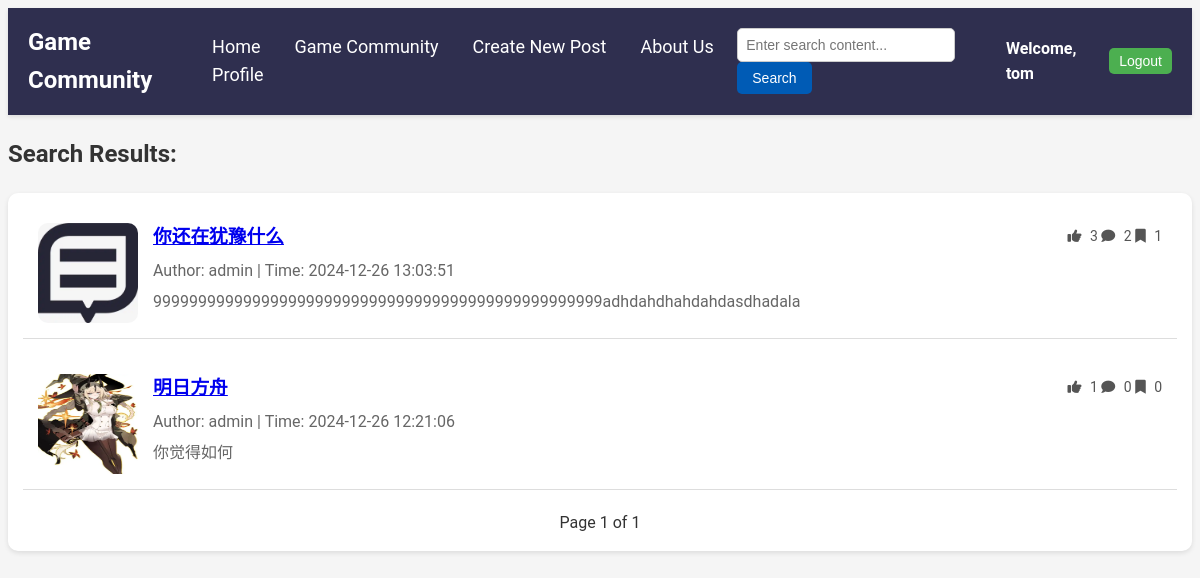
Screenshot of /search_results.php (signed in) with the database file from the repository.
### tables this page shows
CREATE TABLE `posts` (
  `id` int NOT NULL AUTO_INCREMENT,
  `user_id` int DEFAULT NULL,
  `title` varchar(255) NOT NULL,
  `content` text NOT NULL,
  `created_at` timestamp NULL DEFAULT CURRENT_TIMESTAMP,
  `image` varchar(255) DEFAULT NULL,
  PRIMARY KEY (`id`),
  KEY `user_id` (`user_id`)
);

CREATE TABLE `users` (
  `id` int NOT NULL AUTO_INCREMENT,
  `username` varchar(50) NOT NULL,
  `password` varchar(255) NOT NULL,
  `phone` varchar(20) DEFAULT NULL,
  `address` varchar(255) DEFAULT NULL,
  PRIMARY KEY (`id`)
);

### user.php (called while the page is built, shortened)
<?php
$isLoggedIn = isset($_SESSION['user_id']);
?>

### search_results.php (the view, shortened to what this page needs)
<?php
include('user.php');
$searchKeyword = isset($_GET['search']) ? trim($_GET['search']) : '';
$postsPerPage = 3;
$page = isset($_GET['forum_page']) ? (int) $_GET['forum_page'] : 1;
$offset = ($page - 1) * $postsPerPage;
$sql = "SELECT posts.*, users.username,
           (SELECT COUNT(*) FROM likes WHERE post_id = posts.id) AS like_count,
           (SELECT COUNT(*) FROM comments WHERE post_id = posts.id) AS comment_count,
           (SELECT COUNT(*) FROM bookmarks WHERE post_id = posts.id) AS bookmark_count
        FROM posts
        JOIN users ON posts.user_id = users.id";
$sql .= " ORDER BY posts.created_at DESC LIMIT :limit OFFSET :offset";
$stmt = $pdo->prepare($sql);
$stmt->bindParam(':limit', $postsPerPage, PDO::PARAM_INT);
$stmt->bindParam(':offset', $offset, PDO::PARAM_INT);
$stmt->execute();
$posts = $stmt->fetchAll();
if ($searchKeyword) {
    $stmt = $pdo->prepare("SELECT COUNT(*) FROM posts WHERE title LIKE :search OR content LIKE :search");
    $stmt->bindParam(':search', $searchTerm, PDO::PARAM_STR);
    $stmt->execute();
} else {
    $stmt = $pdo->prepare("SELECT COUNT(*) FROM posts");
    $stmt->execute();
}
$totalPosts = $stmt->fetchColumn();
$totalPages = ceil($totalPosts / $postsPerPage);
?>
<!DOCTYPE html>
<html lang="en">
<head>
    <link rel="stylesheet" href="./css/forum_home.css">
    <link rel="stylesheet" href="https://cdnjs.cloudflare.com/ajax/libs/font-awesome/6.0.0-beta3/css/all.min.css">
</head>
<body>
    <div class="navbar">
        <div class="logo">
            <a href="#">Game Community</a>
        </div>
        <div class="menu">
            <a href="./index.php">Home</a>
            <a href="./home.php">Game Community</a>
            <a href="./create_post.php">Create New Post</a>
            <a href="./about.php">About Us</a>
            <?php if ($isLoggedIn): ?>
                <a href="profile.php">Profile</a>
                <?php endif; ?>
        </div>
        <div class="search">
            <div class="search">
                <form action="search_results.php" method="get">
                    <label>
                        <input type="text" name="search" placeholder="Enter search content..."
                            value="<?php echo isset($_GET['search']) ? htmlspecialchars($_GET['search']) : ''; ?>">
                        <button type="submit">Search</button>
                    </label>
                </form>
            </div>
            <div class="auth-buttons">
                <?php if ($isLoggedIn): ?>
                    <span class="username">Welcome, <?php echo htmlspecialchars($_SESSION['username']); ?></span>
                    <button id="btn-logout" onclick="location.href='logout.php'">Logout</button>
                <?php else: ?>
                    <button id="btn-login" onclick="location.href='login.php'">Login</button>
                    <button id="btn-register" onclick="location.href='register.php'">Register</button>
                <?php endif; ?>
            </div>
        </div>
    </div>
    <h2>Search Results: <?php echo htmlspecialchars($searchKeyword); ?></h2>
    <section class="post-list">
        <?php if (empty($posts)): ?>
            <p>No posts found matching the criteria.</p>
        <?php else: ?>
            <?php foreach ($posts as $post): ?>
                <div class="post">
                    <?php if ($post['image']): ?>
                        <img src="<?php echo htmlspecialchars($post['image']); ?>" alt="Post Image" class="post-image">
                    <?php else: ?>
                        <img src="images/default.jpg" alt="Default Image" class="post-image">
                    <?php endif; ?>
                    <div class="post-details">
                        <h3>
                            <a href="post_detail.php?id=<?php echo $post['id']; ?>"><?php echo htmlspecialchars($post['title']); ?></a>
                        </h3>
                        <p>Author: <?php echo htmlspecialchars($post['username']); ?> | Time: <?php echo $post['created_at']; ?></p>
                        <p class="post-content"><?php echo nl2br(htmlspecialchars($post['content'])); ?></p>
                    </div>
                    <div class="post-stats">
                        <span class="like-count">
                            <i class="fas fa-thumbs-up"></i> <?php echo $post['like_count']; ?>
                        </span>
                        <span class="comment-count">
                            <i class="fas fa-comment"></i> <?php echo $post['comment_count']; ?>
                        </span>
                        <span class="bookmark-count">
                            <i class="fas fa-bookmark"></i> <?php echo $post['bookmark_count']; ?>
                        </span>
                    </div>
                </div>
            <?php endforeach; ?>
        <?php endif; ?>
        <div class="pagination">
            <span>Page <?php echo $page; ?> of <?php echo $totalPages; ?></span>
        </div>
    </section>
</body>
</html>

### css/forum_home.css (style rules this page uses)
body { font-family: 'Roboto', sans-serif; line-height: 1.6; color: #333; background-color: #f5f5f5; background-image: url('../images/background.jpg'); background-size: cover; background-position: center center; background-attachment: fixed; }
.navbar { display: flex; justify-content: space-between; align-items: center; padding: 15px 20px; background-color: #2f2f4f; box-shadow: 0 2px 4px rgba(0, 0, 0, 0.1); }
.navbar .logo a { font-size: 24px; font-weight: bold; color: #fff; text-decoration: none; }
.navbar .menu a { font-size: 18px; color: #fff; text-decoration: none; margin: 0 15px; transition: color 0.3s ease; }
.navbar .search { display: flex; align-items: center; justify-content: flex-start; gap: 10px; }
.navbar .search input { padding: 8px; border: 1px solid #ccc; border-radius: 5px; font-size: 14px; width: 200px; }
.navbar .search button { padding: 8px 15px; background-color: #005bb5; color: white; border: none; border-radius: 5px; font-size: 14px; cursor: pointer; transition: background-color 0.3s; }
.navbar .auth-buttons { display: flex; align-items: center; gap: 10px; }
.navbar .auth-buttons button { padding: 5px 10px; background-color: #4CAF50; color: white; border: none; border-radius: 5px; font-size: 14px; cursor: pointer; transition: background-color 0.3s; }
.navbar .auth-buttons .username { color: white; font-weight: bold; margin-right: 15px; }
.post-list { background-color: #fff; padding: 15px; border-radius: 10px; box-shadow: 0 2px 5px rgba(0, 0, 0, 0.1); margin-bottom: 20px; margin-top: 20px; }
.post { display: flex; margin-bottom: 15px; }
.post img { width: 100px; height: 100px; border-radius: 10px; margin-right: 15px; }
.post-details h3 { margin: 0; }
.post-details p { margin: 5px 0 0; color: #666; }
.search { display: flex; align-items: center; gap: 10px; }
.auth-buttons button { padding: 5px 10px; background-color: #0078d7; color: white; border: none; border-radius: 5px; cursor: pointer; transition: background-color 0.3s; }
.pagination { display: flex; justify-content: center; align-items: center; margin-top: 20px; }
.pagination span { display: flex; align-items: center; justify-content: center; font-size: 1rem; }
.post { display: flex; justify-content: space-between; align-items: flex-start; margin-bottom: 20px; padding: 15px; border-bottom: 1px solid #ddd; }
.post-details { flex: 1; margin-right: 20px; }
.post-stats { flex-direction: column; justify-content: flex-start; align-items: flex-end; text-align: right; }
.post-stats span { margin-bottom: 10px; font-size: 14px; color: #555; }
.post-stats i { margin-right: 5px; }
.like-count { color: #007bff; }
.comment-count { color: #28a745; }
.bookmark-count { color: #ffc107; }
.post-image { max-width: 150px; height: auto; margin-right: 15px; }

### rows the page displays
posts: title "你还在犹豫什么", user.username "admin", created_at "2024-12-26 13:03:51", content "99999999999999999999999999999999999999999999999999adhdahdhahdahdasdhadala", like_count "3", comment_count "2", bookmark_count "1"
posts: image (picture), title "明日方舟", user.username "admin", created_at "2024-12-26 12:21:06", content "你觉得如何", like_count "1", comment_count "0", bookmark_count "0"

### other values shown
$_SESSION['username'] "tom"
$page "1"
$totalPages "1"
